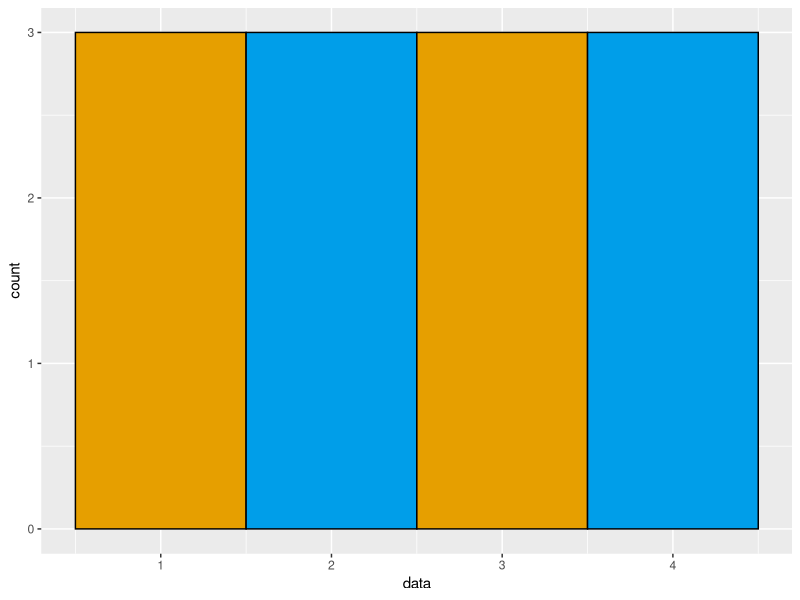

Recreate this plot in R. (Note: this script raises an error after producing the figure.)
library(tidyverse)

data = tibble(
  data = rep(1:4,3),
  groups = c(rep("A",4),rep("B",4),rep("C",4))
)

p = ggplot(data) + 
  geom_histogram(aes(x = data),
                 bins = 4,
                 color = "black",
                 fill = rep(c("#e69f00","#009ee9"),2))

#Histogram of everything
p

p =  p + facet_wrap(vars(groups))

#Faceted histogram
p
